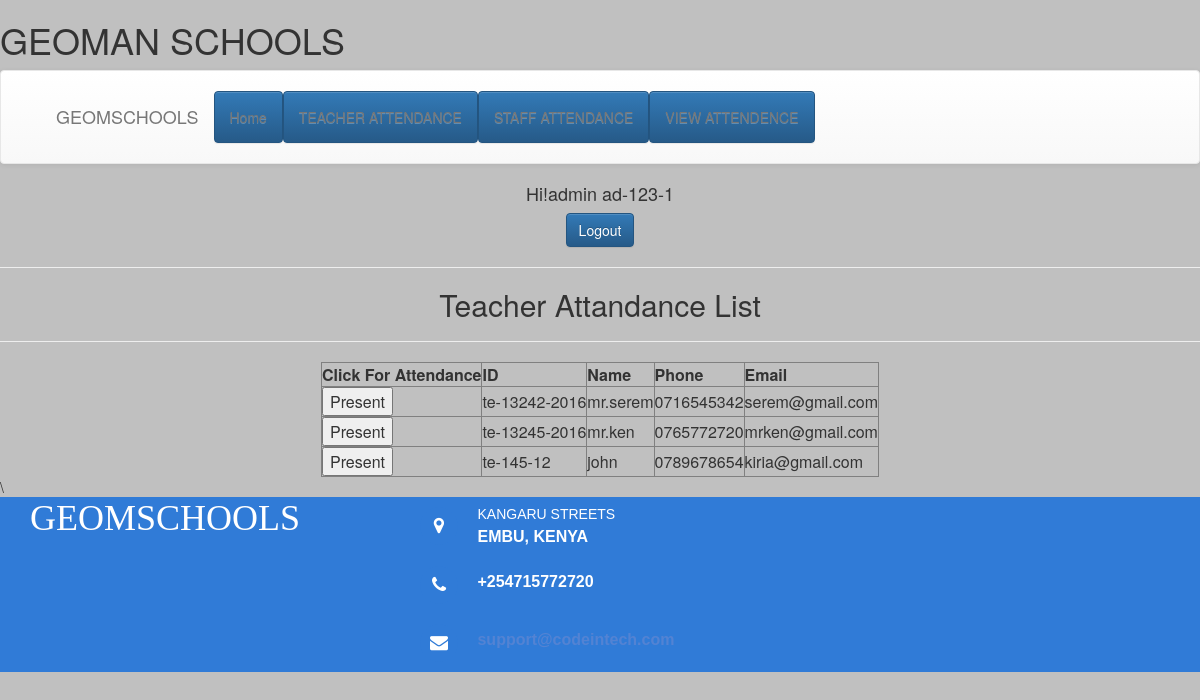
The page /module/admin/teacherAttendance.php (signed in) on the database its author committed.
### tables this page shows
CREATE TABLE `teachers` (
  `id` varchar(20) NOT NULL,
  `name` varchar(20) NOT NULL,
  `password` varchar(20) NOT NULL,
  `phone` varchar(13) NOT NULL,
  `email` varchar(20) NOT NULL,
  `address` varchar(30) NOT NULL,
  `sex` varchar(7) NOT NULL,
  `dob` date NOT NULL,
  `hiredate` date NOT NULL,
  `salary` double NOT NULL
);

### config.php (called while the page is built, shortened)
<?php
function variable_names($name){
	if ($name == 'title') {
		$name = "GEOMAN SCHOOLS";
	}
	return $name;
}
?>

### module/admin/main.php (called while the page is built, shortened)
<?php
include('../../service/mysqlcon.php');
$check=$_SESSION['login_id'];
$session=mysqli_query($con,"SELECT name  FROM admin WHERE id='$check'");
$row=mysqli_fetch_array($session);
$login_session = $loged_user_name = $row['name'];
?>

### module/admin/teacherAttendance.php (the view, shortened to what this page needs)
<?php
include_once('main.php');
include_once('../../service/mysqlcon.php');
include('../../config.php');
$sql = "SELECT * FROM teachers where id not in (select attendedid from attendance where date=CURDATE())";
$res= mysqli_query($con,$sql);
$string = "";
while($row = mysqli_fetch_array($res)){
    $string .= "<form action='attendTeacher.php' method='post'>".
    "<tr><td><input type='submit' name='submit' value='Present'></td>".
    '<input type="hidden" value="'.$row['id'].'" name="id" />'.
    '<td>'.$row['id'].'</td><td>'.$row['name'].
    '</td><td>'.$row['phone'].'</td><td>'.$row['email'].'</td></tr></form>';
}
?>
<html>
    <head>
             <link rel="stylesheet" type="text/css" href="../../assets/bootstrap/css/bootstrap.min.css">
            <link rel="stylesheet" type="text/css" href="../../source/CSS/style.css">
            <link rel="stylesheet" type="text/css" href="../../assets/css/Footer.css">
            <link rel="stylesheet" type="text/css" href="../../assets/css/Header.css">
            <link rel="stylesheet" type="text/css" href="../../assets/fonts/font-awesome.min.css">
		</head>
    <body style="background-color: silver">
			  <div class="header"><h1><?php echo variable_names('title') ?></h1></div>
			   <nav class="navbar navbar-default custom-header">
        <div class="container-fluid">
           <div class="navbar-header">
                 <a class="navbar-brand" href="#">GEOMSCHOOLS</a>
            </div>
            <div class="collapse navbar-collapse" id="mynavbar">
                <ul class="nav navbar-nav ">
                   <li> <a class ="btn btn-primary" href="index.php">Home</a></li>
                               <li><a class ="btn btn-primary" href="teacherAttendance.php">TEACHER ATTENDANCE</a></li>
                               <li> <a class ="btn btn-primary" href="staffAttendance.php">STAFF ATTENDANCE</a></li>
                               <li> <a class ="btn btn-primary" href="viewAttendance.php">VIEW ATTENDENCE</a></li>
                </ul>
            </div>
        </div>
    </nav>
							<div align="center">
								<h4>Hi!admin <?php echo $check." ";?></h4>
								<a class ="btn btn-primary" href="logout.php" onmouseover="changemouseover(this);" onmouseout="changemouseout(this,'<?php echo ucfirst($loged_user_name);?>');"><?php echo "Logout";?></a>
						</div>
			  <hr/>
        <center>
            <h2>Teacher Attandance List</h2><hr/>
              <table border="1">
                <tr>
                    <th>Click For Attendance</th>
                    <th>ID</th>
                    <th>Name</th>
                    <th>Phone</th>
                    <th>Email</th>
                </tr>
                <?php echo $string;?>
              </table>
        </center>\
        <footer><?php include('../../footer.php'); ?></footer>
		</body>
</html>

### assets/css/Footer.css (style rules this page uses)
footer { background-color:#307bd7; width:100%; text-align:left; font:bold 16px sans-serif; bottom:0; color:#fff; }

### assets/css/Header.css (style rules this page uses)
.custom-header { background:#307bd7; padding:20px 40px; box-sizing:border-box; border:0; border-radius:0; }

### rows shown on the page
teachers: id "te-13242-2016", name "mr.serem", phone "0716545342", email "serem@gmail.com"
teachers: id "te-13245-2016", name "mr.ken", phone "0765772720", email "mrken@gmail.com"
teachers: id "te-145-12", name "john", phone "0789678654", email "kiria@gmail.com"

### other values the page prints
variable_names('title') "GEOMAN SCHOOLS"
$check "ad-123-1"
